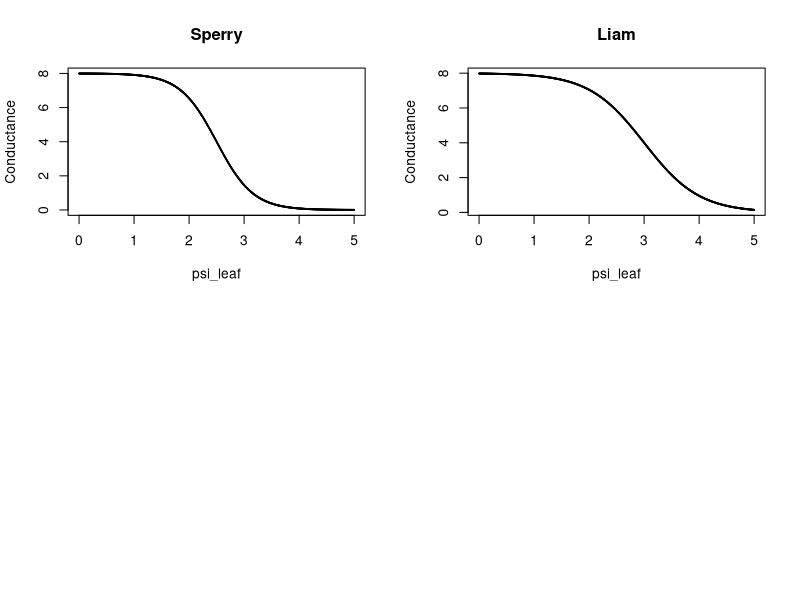
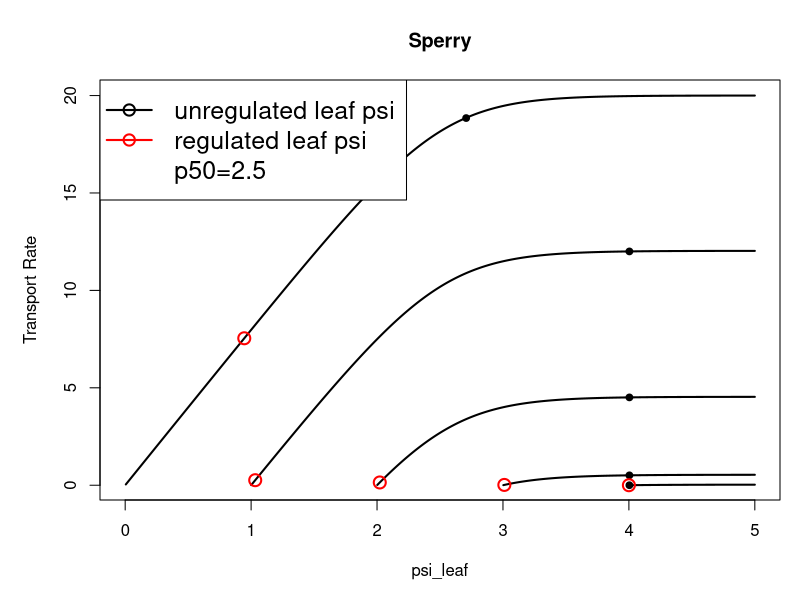
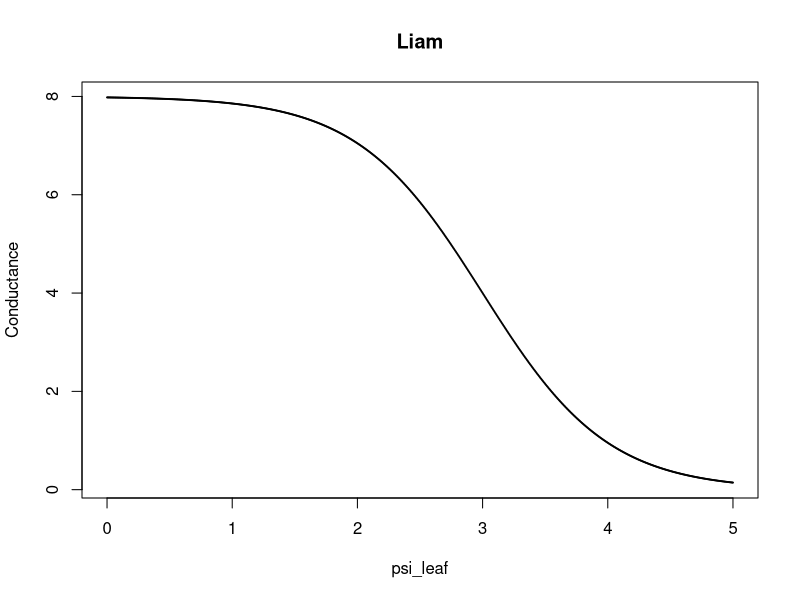
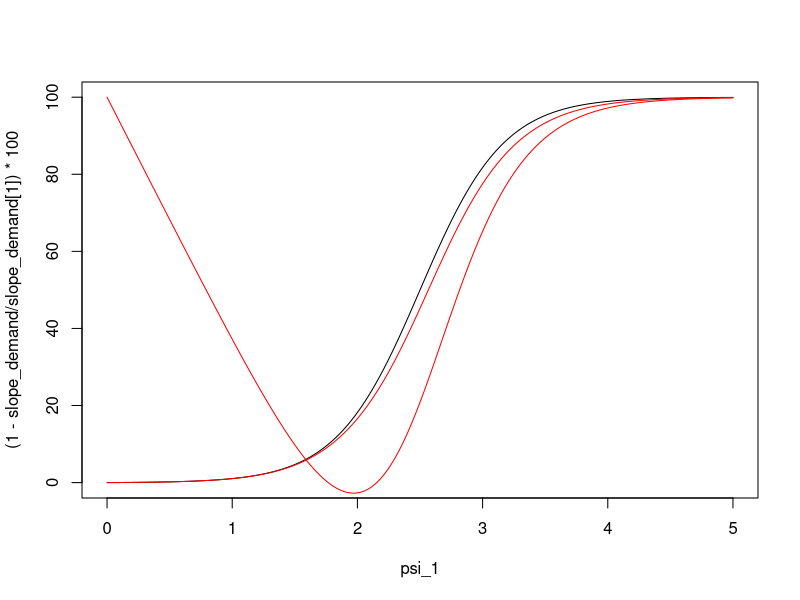

The R script that drew these images, in order: (Note: this script raises an error after producing the figures.)


e_can <- function(psi_leaf, psi_soil, res, gi) { ( psi_leaf - psi_soil )*gi / res }
gi <- function(psi_leaf, p50) { 1 - (1 / (1 + exp(5.0*(p50 - psi_leaf))))  }

p50 <- 3
res <- 10
psi_leaf <- seq(0.01, 7, length=1000)
psi_soil <- 0.0

sum_e <- (e_can(psi_leaf, psi_soil, res, gi(psi_leaf, p50) ))
new <- rep(0,length=length(sum_e))

for(i in 1:length(sum_e))
  {
    new[i] <- sum(sum_e[1:i])
  }

#e_can <- function(x, res, gi) { ( psi_leaf )*gi / res }
#gi <- function(psi_leaf, p50) { 1 - (1 / (1 + exp(2.0*(p50 - psi_leaf))))  }

## conductance here is assuming the soil matric potential is 0. 
conductance <- function(x) (8*(1 - (1 / (1 + exp(2.0*(3 - x))))))

p50 <- 0.5
K_max <- 8
res <- 1/K_max
psi_leaf <- seq(0.0, 5, length=1000)
psi_soil <- 0.0
cum_can_transport <- rep(0, length=1000)

## transpiration rate assuming the soil matric potential is 0. 
e_can <- function(psi_leaf) { ( psi_leaf - psi_soil )*((1 - (1 / (1 + exp(2.0*(3 - psi_leaf)))))) / res }
sum_e <- e_can(psi_leaf)

##------------------------------------------------------------------------------------------------------------------------------------------
## Sperry's version of supply-demand-loss theory 
## trying to work out why Sperry doensn't have the potential difference between soil and leaf included when calculating evaporation

sperry_cond <- function(psi_leaf) { ((1 - (1 / (1 + exp(3.0*(2.5 - psi_leaf)))))) / res }
#cum_can_transportx <- rep(0, length=1000)
cum_can_transportx <- matrix(0,0,nrow=1000, ncol=5) # this is the supply function
predawn_soil_mat_pot <- seq(0,4, length=5) # this assumes initial plant matric potential is the same as the soil matric potential

for(j in 1:length(predawn_soil_mat_pot))
  {
    for(i in 1:1000)
      {
        ffx <- integrate(sperry_cond, predawn_soil_mat_pot[j], psi_leaf[i] )
        cum_can_transportx[i,j] <- pmax(0, ffx$value)
      }
  }

for(l in 1:length(predawn_soil_mat_pot)) # remove the zeros from the 
{
  kop <- which(cum_can_transportx[,l] == 0)
  cum_can_transportx[kop,l] <- NA
}

cond_max_slope_sperry <- rep(0, lenght=5)
  
for(i in 1:length(predawn_soil_mat_pot))
  {
    cond_max_slope_sperry[i] <-  sperry_cond(predawn_soil_mat_pot[i]) # for Sperry the maximum conductance is always the pre-dawn matric potential/soil matric potential 
  }

##------------------------------------------------------------------------------------------------------------------------------------------
## make transpiration demand
Gmax <- 12563.1 # (Sperry 2016, 2130 kg h^-1 m^-2) NOTE it should be (kg h^-1 MPa^-1 m^-2) (12563.1 in Excel doc)
G <- rep(Gmax, length=5)
VPD <- 1.5*0.001   # (Sperry 2016, leaf-to-air vapor pressure deficit 1 kPa) (0.001 converts to MPa) NOTE in Sperry 2016 this is 1 which is crazy, in the Excel script it is 100
#evap_demand <- G*VPD

# need to define an Pcrit, i.e. a matric potential we choose wheere we decide conductance is effectively zero. We use this to get Ecrit, i.e. maximum transpiration beyond which leads to runaway cavitation  
P_crit <- 4 # MPa - this is arbitrary and could be a plant trait 
# get maximum transpiration possible based on Pcrit and soil matric potential 
E_crit <- rep(0, lenght=5)
evap_demand <- rep(0, lenght=5)

for(j in 1:5)
  {
    ffx <- integrate(sperry_cond, predawn_soil_mat_pot[j], P_crit )
    E_crit[j] <- pmax(0, ffx$value)
    evap_demand[j] <- G[j]*VPD
    if(evap_demand[j] > E_crit[j]) evap_demand[j] <- E_crit[j] # demand can't be greater than maximum supply
  }

## quick and dirty method to find the psi where demand is met. 
demand_met_at_sperry <- rep(0, length=5)
psi_demand_met_at_sperry <- rep(0, length=5)
demand_met_at_slope_sperry <- rep(0, length=5)
loss_function_sperry <- rep(0, length=5)
regulated_transpiration <- rep(0, length=5)
regulated_leaf_psi <- rep(0, length=5)
regulated_leaf_psi1 <- rep(0, length=5)

for(i in 1:5)
  {
    demand_met_at_sperry[i] <- which(cum_can_transportx[,i] >= evap_demand[i])
    psi_demand_met_at_sperry[i] <- psi_leaf[demand_met_at_sperry[i]]
    demand_met_at_slope_sperry[i] <- sperry_cond(psi_demand_met_at_sperry[i])
    loss_function_sperry[i] <- demand_met_at_slope_sperry[i] / cond_max_slope_sperry 
    regulated_leaf_psi[i] <- predawn_soil_mat_pot[i] + ((psi_demand_met_at_sperry[i] - predawn_soil_mat_pot[i])*loss_function_sperry[i])
    regulated_leaf_psi1[i] <- ((psi_demand_met_at_sperry[i] - predawn_soil_mat_pot[i])*loss_function_sperry[i])
    
    ffx <- integrate(sperry_cond, predawn_soil_mat_pot[i], regulated_leaf_psi[i] )
    regulated_transpiration[i] <- pmax(0, ffx$value)
    G[i] <- G[i]*loss_function_sperry[i]
    
  }


demand_met_at_sperry1 <- rep(0, length=5)

for(i in 1:5)
{
  demand_met_at_sperry1[i] <- which(cum_can_transportx[,i] >= regulated_transpiration[i])
  demand_met_at_sperry1[i] <- psi_leaf[demand_met_at_sperry1[i]]
}

##--------------------------------------------------------------------------------
# Calculation of regulated stomatal conductance - these two are equivalent
#G_new <- demand_new/VPD
#G <- G*loss_function

##------------------------------------------------------------------------------------------------------------------------------------------

par(mfrow=c(2,2))
plot(psi_leaf, sperry_cond(psi_leaf), cex=0.1, main="Sperry", ylab="Conductance") # Sperry's conductance rate (Sperry and Love 2015 Fig. 1)
plot(psi_leaf, conductance(psi_leaf), cex=0.1, main="Liam", ylab="Conductance") # My conductance rate assuming both transpiraiton and conductance are affected by the matric potential difference

graphics.off()
pdf( file="Supply_demand_loss_Sperrys_way.pdf", width=14,height=8 )
par( mfcol=c(2,2), mar=c(5,5,4,1))

par(mfrow=c(1,1))
plot(psi_leaf, cum_can_transportx[,1], type="l", lwd=2, cex=0.1, main="Sperry", ylab="Transport Rate") # Sperry's conductance rate (Sperry and Love 2015 Fig. 1)
points(psi_demand_met_at_sperry[1], evap_demand[1], type="p", cex=0.9, pch=19, col="black")
points(regulated_leaf_psi[1], regulated_transpiration[1], type="p", cex=1.6, pch=21, col="red", lwd=2)
lines(psi_leaf, cum_can_transportx[,2], lwd=2)
points(psi_demand_met_at_sperry[2], evap_demand[2], type="p", cex=0.9, pch=19, col="black")
points(regulated_leaf_psi[2], regulated_transpiration[2], type="p", cex=1.6, pch=21, col="red", lwd=2)
lines(psi_leaf, cum_can_transportx[,3], lwd=2)
points(psi_demand_met_at_sperry[3], evap_demand[3], type="p", cex=0.9, pch=19, col="black")
points(regulated_leaf_psi[3], regulated_transpiration[3], type="p", cex=1.6, pch=21, col="red", lwd=2)
lines(psi_leaf, cum_can_transportx[,4], lwd=2)
points(psi_demand_met_at_sperry[4], evap_demand[4], type="p", cex=0.9, pch=19, col="black")
points(regulated_leaf_psi[4], regulated_transpiration[4], type="p", cex=1.6, pch=21, col="red", lwd=2)
lines(psi_leaf, cum_can_transportx[,5], lwd=2)
points(psi_demand_met_at_sperry[5], evap_demand[5], type="p", cex=0.9, pch=19, col="black")
points(regulated_leaf_psi[5], regulated_transpiration[5], type="p", cex=1.6, pch=21, col="red", lwd=2)
legend("topleft", c("unregulated leaf psi","regulated leaf psi","p50=2.5"), col=c("black", "red", "white"), pch = 1, cex=1.5, lwd=2)
graphics.off()


plot(psi_leaf, conductance(psi_leaf), cex=0.1, main="Liam", ylab="Conductance") # My conductance rate assuming both transpiraiton and conductance are affected by the matric potential difference

##------------------------------------------------------------------------------------------------------------------------------------------
#sperry_cond <- function(psi_leaf) { ( psi_leaf )*((1 - (1 / (1 + exp(2.0*(3 - psi_leaf)))))) / res }

#demandx <- rep(0, length=1000)
psi_1 <- rep(0, length=1000)
slope_demand <- rep(0, length=1000)
loss_fun_sp_gs <- rep(0, length=1000)
reg_leaf_psi <- rep(0, length=1000)
regulated_trans <- rep(0, length=1000)
regulated_Gs <- rep(0, length=1000)

non_regulated_trans <- rep(0, length=1000)
non_regulated_Gs <- rep(0, length=1000)

max_slo_sp <- sperry_cond(0) 

for(i in 1:1000)
{
#  demandx[i] <- cum_can_transportx[i,1]
  psi_1[i] <- psi_leaf[i]
  slope_demand[i] <- sperry_cond(psi_1[i])
  loss_fun_sp_gs[i] <- slope_demand[i] / max_slo_sp 
  reg_leaf_psi[i] <- 0 + ((psi_1[i] - 0)*loss_fun_sp_gs[i])

  ffx <- integrate(sperry_cond, 0, psi_1[i] )
  non_regulated_trans[i] <- pmax(0, ffx$value)
  non_regulated_Gs[i] <- non_regulated_trans[i]/0.001 # E = G*VPD ---- G = E/VPD (VPD=1, 0.001 transforms to MPa)
  
  ffx <- integrate(sperry_cond, 0, reg_leaf_psi[i] )
  regulated_trans[i] <- pmax(0, ffx$value)
  regulated_Gs[i] <- regulated_trans[i]/0.001 # E = G*VPD ---- G = E/VPD (VPD=1, 0.001 transforms to MPa)
  # G[i] <- G[i]*loss_function_sperry[i]
  
}

 plot(psi_1, (1-slope_demand/slope_demand[1])*100, type ="l", lwd=1)
 lines(psi_1, (1-regulated_Gs/non_regulated_Gs)*100, col="red")
 lines(psi_1, (1-regulated_Gs/Gmax)*100, col="red")
 
 
### 
cum_can_transport_Gs <- rep(0, length=1000)
slope_sperry1 <- rep(0, length=1000)
loss_sperry1 <- rep(0, length=1000)
slope_max <- sperry_cond(0)
  

for(i in 1:1000)
{
  ff <- integrate(sperry_cond, 0, psi_leaf[i] )
  cum_can_transport_Gs[i] <- ff$value
  slope_sperry1 <- sperry_cond(psi_leaf)
  loss_sperry1 <- slope_sperry1/slope_max
}

## quick and dirty method to find the psi where demand is met. 
demand_met_at_sperry <- rep(0, length=5)
psi_demand_met_at_sperry <- rep(0, length=5)
demand_met_at_slope_sperry <- rep(0, length=5)
loss_function_sperry <- rep(0, length=5)
regulated_transpiration <- rep(0, length=5)
regulated_leaf_psi <- rep(0, length=5)

for(i in 1:5)
{
  demand_met_at_sperry[i] <- which(cum_can_transportx[,i] >= evap_demand[i])
  psi_demand_met_at_sperry[i] <- psi_leaf[demand_met_at_sperry[i]]
  demand_met_at_slope_sperry[i] <- sperry_cond(psi_demand_met_at_sperry[i])
  loss_function_sperry[i] <- demand_met_at_slope_sperry[i] / cond_max_slope_sperry 
  regulated_leaf_psi[i] <- predawn_soil_mat_pot[i] + ((psi_demand_met_at_sperry[i] - predawn_soil_mat_pot[i])*loss_function_sperry[i])
  
  ffx <- integrate(sperry_cond, predawn_soil_mat_pot[i], regulated_leaf_psi[i] )
  regulated_transpiration[i] <- pmax(0, ffx$value)
  G[i] <- G[i]*loss_function_sperry[i]
  
}



## surrogate to get derivitive of the transpiration rate
e_can2 <- expression(( x - psi_soil )*((1 - (1 / (1 + exp(2.0*(3 - x)))))) / res )
D(D(e_can2, 'x'),'x') # need to manually copy this derivitive - cant find a way to automate it.
d_de_can2 <- function(x) {(((1 - (1/(1 + exp(2 * (3 - x)))))) - (x - psi_soil) * (exp(2 * (3 - x)) * 2/(1 + exp(2 * (3 - x)))^2))/res}
##dd_ecan2 <- function(x) {-((exp(2 * (3 - x)) * 2/(1 + exp(2 * (3 - x)))^2 + ((exp(2 * (3 - x)) * 2/(1 + exp(2 * (3 - x)))^2) - (x - psi_soil) * (exp(2 * (3 - x)) * 2 * 2/(1 + exp(2 * (3 - x)))^2 - exp(2 * (3 - x)) * 2 * (2 * (exp(2 * (3 - x)) * 2 * (1 + exp(2 * (3 - x)))))/((1 + exp(2 * (3 - x)))^2)^2)))/res)}
psi_max_slope <- uniroot(d_de_can2, c(0, 5))$root # find the leaf matric potential which yields the highest transpiraiton rate

for(i in 1:1000)
{
  ff <- integrate(e_can, 0, psi_leaf[i] )
  cum_can_transport[i] <- ff$value
}

##------------------------------------------------------------------------------------------------------------------------------------------
##------------------------------------------------------------------------------------------------------------------------------------------
##------------------------------------------------------------------------------------------------------------------------------------------
##------------------------------------------------------------------------------------------------------------------------------------------
##------------------------------------------------------------------------------------------------------------------------------------------
##------------------------------------------------------------------------------------------------------------------------------------------
##------------------------------------------------------------------------------------------------------------------------------------------
##------------------------------------------------------------------------------------------------------------------------------------------
##------------------------------------------------------------------------------------------------------------------------------------------
##------------------------------------------------------------------------------------------------------------------------------------------
##------------------------------------------------------------------------------------------------------------------------------------------
##------------------------------------------------------------------------------------------------------------------------------------------
##------------------------------------------------------------------------------------------------------------------------------------------
##------------------------------------------------------------------------------------------------------------------------------------------
##------------------------------------------------------------------------------------------------------------------------------------------
##------------------------------------------------------------------------------------------------------------------------------------------
## Can't work out how Sperry's Gs declines faster than conductance.......


cond_max_slope <- max(conductance(psi_leaf)) #(Sperry's )

Gmax <- 12563.1 # (Sperry 2016, 2130 kg h^-1 m^-2) NOTE it should be (kg h^-1 MPa^-1 m^-2) (12563.1 in Excel doc)
G <- Gmax
VPD <- 2*0.001   # (Sperry 2016, leaf-to-air vapor pressure deficit 1 kPa) (0.001 converts to MPa) NOTE in Sperry 2016 this is 1 which is crazy, in the Excel script it is 100
evap_demand <- G*VPD
## quick and dirty method to find the psi where demand is met.
demand_met_at <- which(cum_can_transport > evap_demand)
demand_met_at <- psi_leaf[demand_met_at[1]]
demand_met_at_slope <- conductance(demand_met_at)
loss_function <- demand_met_at_slope / cond_max_slope

demand_new <- demand * loss_function

##--------------------------------------------------------------------------------
# Calculation of regulated stomatal conductance - these two are equivalent
#G_new <- demand_new/VPD
G <- G*loss_function

##------------------------------------------------------------------------------------------------------------------------------------------

conductance <- function(x) (K_max*(1 - (1 / (1 + exp(2.0*(3 - x))))))
y_int_cum <- function(x){ integrate(e_can, 0, x )$value - (e_can(x)*x)} # the y-intersept for the tangent
#abline(y_int_cum(2), e_can(2)) # the slope of the tangent is the transpiration rate (e_can)

plot(psi_leaf, conductance(psi_leaf), cex=0.1)
plot(psi_leaf, e_can(psi_leaf), cex=0.1)
plot(psi_leaf, cum_can_transport, cex=0.1)
ablineclip(y_int_cum(2), e_can(2), x1=1,x2=3, lty=2, col="red", lwd=2)

par(mfrow=c(1,1))
plot(psi_leaf, cum_can_transport, cex=0.1)
ablineclip(y_int_cum(1), e_can(1), x1=0.5,x2=1.5, lty=3, col="red", lwd=4)
ablineclip(y_int_cum(psi_max_slope), e_can(psi_max_slope), x1=psi_max_slope*0.85,x2=psi_max_slope*1.15, lty=3, col="red", lwd=4)
ablineclip(y_int_cum(4.0), e_can(4.0), x1=3.4,x2=4.5, lty=3, col="red", lwd=4)

##------------------------------------------------------------------------------------------------------------------------------------------
graphics.off()
pdf( file="Supply_demand_Sperrys_way.pdf", width=14,height=8 )
par( mfcol=c(2,2), mar=c(5,5,4,1))
plot(psi_leaf, sperry_cond(psi_leaf), cex=0.1, main="Sperry", ylab="Conductance") # Sperry's conductance rate (Sperry and Love 2015 Fig. 1)
text(7, 7, "(A)")
plot(psi_leaf, cum_can_transportx, cex=0.1, main="Sperry", ylab="Transport Rate") # Sperry's transport rate (Sperry and Love 2015 Fig. 1)
text(7, 20, "(B)")
graphics.off()




##------------------------------------------------------------------------------------------------------------------------------------------
## my way
cond_max_slope <- max(conductance(psi_leaf)) #(Sperry's )

Gmax <- 12563.1 # (Sperry 2016, 2130 kg h^-1 m^-2) NOTE it should be (kg h^-1 MPa^-1 m^-2) (12563.1 in Excel doc)
G <- Gmax
VPD <- 2*0.001   # (Sperry 2016, leaf-to-air vapor pressure deficit 1 kPa) (0.001 converts to MPa) NOTE in Sperry 2016 this is 1 which is crazy, in the Excel script it is 100
evap_demand <- G*VPD
## quick and dirty method to find the psi where demand is met.
demand_met_at <- which(cum_can_transport > evap_demand)
demand_met_at <- psi_leaf[demand_met_at[1]]
demand_met_at_slope <- conductance(demand_met_at)
loss_function <- demand_met_at_slope / cond_max_slope

demand_new <- demand * loss_function

##--------------------------------------------------------------------------------


graphics.off()
pdf( file="Supply_demand_Liams_way.pdf", width=14,height=8 )
par( mfcol=c(2,2), mar=c(5,5,4,1))
plot(psi_leaf, conductance(psi_leaf), cex=0.1, main="Liam", ylab="Conductance") # My conductance rate assuming both transpiraiton and conductance are affected by the matric potential difference
text(6, 7, "(C)")
plot(psi_leaf, cum_can_transport, cex=0.1, main="Liam", ylab="Transport Rate") # My transport rate assuming both transpiraiton and conductance are affected by the matric potential difference
text(6, 7, "(D)")
points(demand_met_at, demand, type="p", cex=1.5, pch=19, col="red")
ablineclip(y_int_cum(demand_met_at), e_can(demand_met_at), x1=demand_met_at*0.85,x2=demand_met_at*1.15, lty=2, col="red", lwd=2)
plot(psi_leaf, e_can(psi_leaf), cex=0.1, main="Liam", ylab="Conductance moderated psi diff and cavitation") # My conductance rate assuming both transpiraiton and conductance are affected by the matric potential difference
text(6, 7, "(E)")
graphics.off()

# (Sperry and Love) "The maximum dE/dPcanopy [max conductance and max slope of the line in Sperry's transport rate] is at the predawn start of the curve
# (Fig. 2, dashed dE/dPmax tangent) and equals the maximum soil–canopy k"
# While this is indeed the maximum conductance the maximum flow rate of water happens at a higher matric potential, see (E).
# This implies that the maximum slope of the transport function does not happen at 0MPa but at a higher MPa. I'm not sure what is more appropriate or correct.
# I'm obviously correct and also the best at being modest.
##------------------------------------------------------------------------------------------------------------------------------------------
##------------------------------------------------------------------------------------------------------------------------------------------
##------------------------------------------------------------------------------------------------------------------------------------------


transpiration <- rep(0, length=1000)
transpiration1 <- rep(0, length=1000)
#psi_leaf <- seq(0.01, 6.0, length=1000)

for(i in 1:1000)
{

  if(i==1)  x <- 0
  ff <- integrate(conductance, 0, psi_leaf[i] )
  transpiration[i] <- ff$value
  x <- x + psi_leaf[i]
}



for(i in 1:100)
{
  if(i==1)  x <- 0
  ff <- conductance(x + psi_leaf[i] )
  transpiration1[i] <- ff
  x <- x + psi_leaf[i]
}


new1 <- rep(0,length=length(transpiration1))

for(i in 1:length(transpiration1))
{
  new1[i] <- sum(transpiration1[1:i])
}

new2 <- rep(0,length=length(new1))

for(i in 1:length(new1))
{
  if(i==1)  x <- 0
  new2[i] <- (new1[i])/(psi_leaf[i])
  x <- new1[i]
}



poo <- expression( (5*(1 - (1 / (1 + exp(2.0*(3 - x)))))))

pam <- function(x) {-(5 * (exp(2 * (3 - x)) * 2/(1 + exp(2 * (3 - x)))^2))}

psi_leaf <- seq(0.01, 7, length=1000)
psi_soil <- 0
e_can <- function(psi_leaf) { ( psi_leaf - psi_soil )*((1 - (1 / (1 + exp(2.0*(3 - psi_leaf)))))) / res }

suppx <- e_can(psi_leaf)

sum_suppx <- rep(0, length(suppx))

for(i in 1:length(suppx))
{
  if(i < 2) 
  {
    sum_suppx[i] <- suppx[i]
  }
  
  if(i > 1)
  {
    sum_suppx[i] <- sum_suppx[i-1] + abs(suppx[i] - suppx[i-1]) 
  }
}

supp1 <- rep(0, length=1000)

for(i in 1:1000)
{
  ff <- integrate(e_can, 0, psi_leaf[i] )
  supp1[i] <- ff$value
}


 plot(psi_leaf, crap(psi_leaf))
 plot(psi_leaf, e_can(psi_leaf))
 abline(v=psi_leaf[335])
 plot(psi_leaf, crap(psi_leaf))
 abline(v=psi_leaf[335])
 fuck <- crap(psi_leaf)
 which(fuck==min(fuck))
 abline(v=psi_leaf[365])
 plot(psi_leaf, e_can(psi_leaf))
 plot(psi_leaf, ball(psi_leaf))
 plot(psi_leaf, e_can(psi_leaf))
 plot(psi_leaf, ball(psi_leaf))
 abline(h=0)
 plot(psi_leaf, e_can(psi_leaf))
